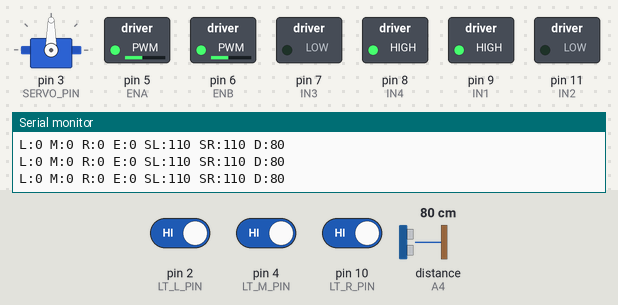
A sketch run on a simulated Arduino Uno, built with avr-gcc and run on an emulated ATmega328P. On the bench: servo, switched loads named in the sketch (green lamp = pin HIGH), the last lines printed to the serial monitor. Wiring (inferred from the names in the program): ultrasonic range finder: trigger A5; echo A4. Dashed ring = blinking. The inputs (shaded band) are chosen by the test bench; at power-on: distance to the obstacle (sensor on A4) 80 cm, pin 2 (LT_L_PIN) HIGH, pin 4 (LT_M_PIN) HIGH, pin 10 (LT_R_PIN) HIGH. The echo pulse lasts 58.3 µs per cm; pins used as bus, display or sensor lines are not drawn.

Above: at 1.2 s.
1.3 s: distance to the obstacle (sensor on A4) set to 2 cm
At 3.3 s:
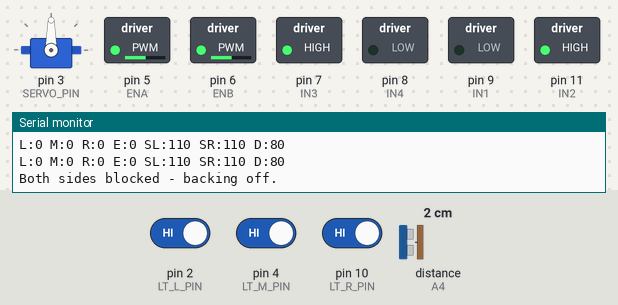
4.3 s: distance to the obstacle (sensor on A4) set to 18 cm
7.3 s: distance to the obstacle (sensor on A4) set to 23 cm
At 10.0 s:
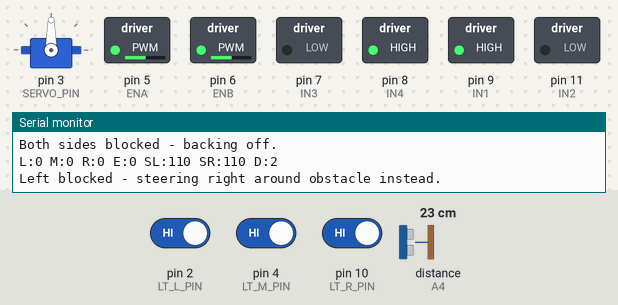
10.3 s: pin 2 (LT_L_PIN) driven LOW
At 10.9 s:
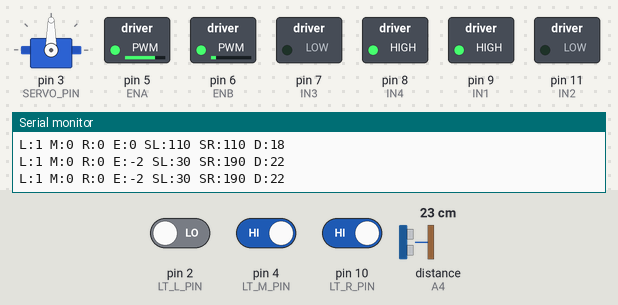
11.8 s: pin 4 (LT_M_PIN) driven LOW
At 13.0 s:
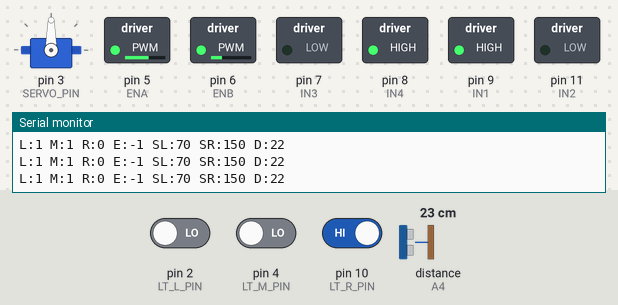
13.3 s: pin 10 (LT_R_PIN) driven LOW
At 14.1 s:
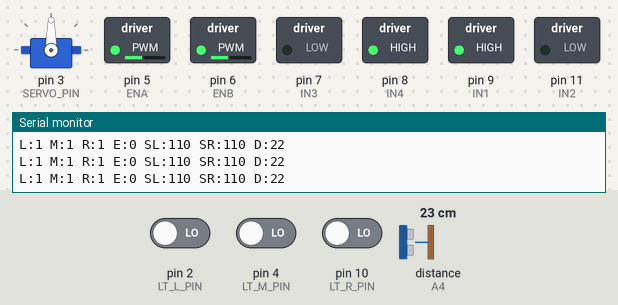
Timing chart, 0 to 15.8 s (numbered marks = the images above; inputs shaded):
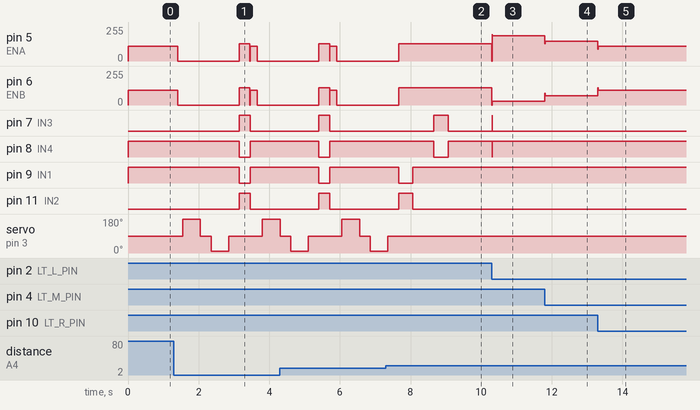

Measured:
- the behaviour switches between 20 and 21 cm on distance to the obstacle (sensor on A4) (found by bisection; images 1 and 2)
- after the input at 1.3 s, pin 7 (IN3), pin 11 (IN2): LOW → HIGH after 1.9 s, → LOW 0.31 s later; pin 8 (IN4), pin 9 (IN1): HIGH → LOW after 1.9 s, → HIGH 0.31 s later; servo on pin 3 (SERVO_PIN): 90° → 180° after 0.25 s, → 90° 0.50 s later, → 10° 0.30 s later, → 90° 0.50 s later, … (5 changes in this stretch)
- after the input at 7.3 s, pin 5 (ENA), pin 6 (ENB): goes on until 7.7 s, then stays 130/255; servo on pin 3 (SERVO_PIN): goes on until 7.4 s, then stays 90°
- after the input at 10.3 s, pin 5 (ENA): 130/255 → 190/255 at once; pin 6 (ENB): 130/255 → 30/255 at once; pin 7 (IN3): LOW → HIGH at once, → LOW 0.01 s later; pin 8 (IN4): HIGH → LOW at once, → HIGH 0.01 s later
- after the input at 11.8 s, pin 5 (ENA): 190/255 → 150/255 at once; pin 6 (ENB): 30/255 → 70/255 at once
- after the input at 13.3 s, pin 5 (ENA): 150/255 → 110/255 at once; pin 6 (ENB): 70/255 → 110/255 at once

The sketch:

Line_Follow_Obstacle_Avoid_Car.ino
```cpp
//www.elegoo.com
// Merged line-following + obstacle-avoidance sketch for the Elegoo/VEEROBOT
// UNO Smart Robot Car Kit V3.0. Combines Line_tracking_car.ino (IR line
// sensors) with Obstacle_Avoidance_Car.ino (servo + HC-SR04 ultrasonic).
//
// Behaviour:
//   - default: follow the black line with a PID loop over the 3 IR sensors
//     (see "Line following" below).
//   - obstacle within OBSTACLE_DISTANCE_CM ahead: stop, probe left with the
//     servo-mounted ultrasonic; if clear, steer around it on the left. If
//     the left is blocked, probe right instead and steer around there. If
//     both sides are blocked, back off a little and let the next loop()
//     re-scan rather than push into the obstacle.
//   - after going around, creep forward sweeping the IR sensors (with a
//     timeout) until the line is found again, then resume line-following.
//
// Line following: the 3 binary sensors are turned into a small position
// error (x2 scale): L=-2, L+M=-1, M=0, M+R=+1, R=+2. error > 0 means the line
// is to the RIGHT, so the left wheel speeds up and the right wheel slows (and
// may reverse for a pivot). If the line is lost, the bot keeps turning
// towards the side it was last seen on, and stops after LOST_LINE_TIMEOUT_MS.
//
// UNTESTED ON HARDWARE. Before flashing this, run Hardware_Test/Hardware_Test.ino
// and copy the INVERT_MOTOR_DIRECTION / SWAP_SIDES values it settles on into
// the constants below (checklist: TODO.md "Hardware bring-up tests").
//
// Motor pin mapping and servo angle convention (10=right, 90=center,
// 180=left) are taken from Obstacle_Avoidance_Car.ino. Line_tracking_car.ino
// used a different pin layout where forward()/back() were swapped relative to
// their comments -- do not mix the two pin sets.

#include <Servo.h>
Servo myservo;

// ---- Ultrasonic + servo (from Obstacle_Avoidance_Car.ino) ----
const int Echo = A4;
const int Trig = A5;
const int SERVO_PIN = 3;

// ---- Motor driver (from Obstacle_Avoidance_Car.ino) ----
// Motor A = ENA/IN1/IN2, Motor B = ENB/IN3/IN4.
#define ENB 6
#define IN1 9
#define IN2 11
#define IN3 7
#define IN4 8
#define ENA 5

// ---- Line sensors (from Line_tracking_car.ino) ----
const int LT_R_PIN = 10;
const int LT_M_PIN = 4;
const int LT_L_PIN = 2;
#define LT_R !digitalRead(LT_R_PIN)
#define LT_M !digitalRead(LT_M_PIN)
#define LT_L !digitalRead(LT_L_PIN)

// ---- Hardware calibration (settle these with Hardware_Test.ino) ----
// true if the motor leads are wired with the opposite polarity from what
// Obstacle_Avoidance_Car.ino assumed (forward drives backward). Flips every
// direction pin, so forward<->back and pivot left<->right together.
const bool INVERT_MOTOR_DIRECTION = true;
// false: Motor A is the RIGHT wheel and Motor B the LEFT (derived from the
// original left() = A forward + B reverse). true if it is the other way round.
const bool SWAP_SIDES = false;

// ---- Speeds (PWM 0-255). Low values = more controllable; too low and the
// motors just hum without moving -- Hardware_Test.ino option 7 finds the
// minimum PWM that turns each wheel. ----
const int BASE_SPEED = 110;            // line-following cruise speed
const int MAX_SPEED = 200;             // clamp for either wheel during PID
const int carSpeed = 130;              // avoidance manoeuvres (forward/back/pivot)

// ---- PID (error is x2 scale, so normal range is -2..+2, lost line +-3) ----
const float KP = 40.0;                 // PWM per error unit
const float KI = 0.0;                  // integral barely helps with 3 binary sensors
const float KD = 20.0;                 // damps oscillation; raise if it weaves
const int INTEGRAL_LIMIT = 20;
const int LOST_ERROR = 3;              // error assumed while the line is lost
const unsigned long PID_INTERVAL_MS = 10;
const unsigned long LOST_LINE_TIMEOUT_MS = 2000;

// ---- Obstacle avoidance tuning ----
const int OBSTACLE_DISTANCE_CM = 20;
const int OBSTACLE_CONFIRM_COUNT = 2;  // consecutive close pings before reacting
const unsigned long PING_INTERVAL_MS = 100;
const unsigned long AVOID_TURN_MS = 400;
const unsigned long AVOID_FORWARD_MS = 600;
const unsigned long LINE_SEARCH_TIMEOUT_MS = 3000;

// ---- Diagnostics ----
const unsigned long DEBUG_INTERVAL_MS = 200;  // 9600 baud: printing every loop would stall the PID

// ---- State ----
unsigned long lastPidTime = 0;
unsigned long lastPingTime = 0;
unsigned long lastDebugTime = 0;
unsigned long lostSince = 0;
bool lostActive = false;
int lastDistance = 0;
int obstacleHits = 0;
int prevError = 0;
int lastSeenError = 0;
int integral = 0;
int dbgError = 0;
int dbgLeft = 0;
int dbgRight = 0;

void driveWrite(int pin, int state) {
  digitalWrite(pin, INVERT_MOTOR_DIRECTION ? !state : state);
}

// speed: -255..255, positive = forward.
void setMotorA(int speed) {
  speed = constrain(speed, -255, 255);
  if (speed >= 0) {
    driveWrite(IN1, LOW);
    driveWrite(IN2, HIGH);
  } else {
    driveWrite(IN1, HIGH);
    driveWrite(IN2, LOW);
  }
  analogWrite(ENA, abs(speed));
}

void setMotorB(int speed) {
  speed = constrain(speed, -255, 255);
  if (speed >= 0) {
    driveWrite(IN3, HIGH);
    driveWrite(IN4, LOW);
  } else {
    driveWrite(IN3, LOW);
    driveWrite(IN4, HIGH);
  }
  analogWrite(ENB, abs(speed));
}

void setWheels(int leftSpeed, int rightSpeed) {
  if (SWAP_SIDES) {
    setMotorA(leftSpeed);
    setMotorB(rightSpeed);
  } else {
    setMotorA(rightSpeed);
    setMotorB(leftSpeed);
  }
}

void forward() { setWheels(carSpeed, carSpeed); }
void back()    { setWheels(-carSpeed, -carSpeed); }
void left()    { setWheels(-carSpeed, carSpeed); }
void right()   { setWheels(carSpeed, -carSpeed); }

void stopCar() {
  digitalWrite(ENA, LOW);
  digitalWrite(ENB, LOW);
}

// Distance in cm, or 0 on echo timeout (nothing within ~1 m). The short
// timeout keeps a no-echo ping from blocking the PID loop for long.
int getDistance() {
  digitalWrite(Trig, LOW);
  delayMicroseconds(2);
  digitalWrite(Trig, HIGH);
  delayMicroseconds(10);
  digitalWrite(Trig, LOW);
  unsigned long duration = pulseIn(Echo, HIGH, 6000UL);
  if (duration == 0) return 0;
  return (int)(duration / 58);
}

bool onLine() {
  return LT_M || LT_L || LT_R;
}

// Returns false if no sensor sees the line; otherwise sets error (x2 scale).
bool readLineError(int &error) {
  bool l = LT_L, m = LT_M, r = LT_R;
  int count = (l ? 1 : 0) + (m ? 1 : 0) + (r ? 1 : 0);
  if (count == 0) return false;
  int sum = (r ? 2 : 0) - (l ? 2 : 0);
  error = sum / count;
  return true;
}

void resetPid() {
  prevError = 0;
  integral = 0;
  lastSeenError = 0;
  lostActive = false;
  obstacleHits = 0;
  lastPidTime = millis();
  lastPingTime = millis();
}

void followLineStep() {
  unsigned long now = millis();
  if (now - lastPidTime < PID_INTERVAL_MS) return;
  lastPidTime = now;

  int error = 0;
  if (readLineError(error)) {
    lostActive = false;
    if (error != 0) lastSeenError = error;
  } else {
    if (!lostActive) {
      lostActive = true;
      lostSince = now;
    }
    if (now - lostSince > LOST_LINE_TIMEOUT_MS) {
      stopCar();
      dbgError = 0; dbgLeft = 0; dbgRight = 0;
      return;
    }
    if (lastSeenError > 0) error = LOST_ERROR;
    else if (lastSeenError < 0) error = -LOST_ERROR;
    else error = 0;  // last seen centred: assume a gap and keep going straight
  }

  integral = constrain(integral + error, -INTEGRAL_LIMIT, INTEGRAL_LIMIT);
  float correction = KP * error + KI * integral + KD * (error - prevError);
  prevError = error;

  int leftSpeed = constrain(BASE_SPEED + (int)correction, -MAX_SPEED, MAX_SPEED);
  int rightSpeed = constrain(BASE_SPEED - (int)correction, -MAX_SPEED, MAX_SPEED);
  setWheels(leftSpeed, rightSpeed);

  dbgError = error;
  dbgLeft = leftSpeed;
  dbgRight = rightSpeed;
}

// Turn toward goLeft, drive past the obstacle, turn back, then creep
// forward sweeping the IR sensors until the line is found again (or we
// time out and stop).
void driveAroundAndReacquireLine(bool goLeft) {
  if (goLeft) left(); else right();
  delay(AVOID_TURN_MS);

  forward();
  delay(AVOID_FORWARD_MS);

  if (goLeft) right(); else left();
  delay(AVOID_TURN_MS);

  unsigned long start = millis();
  bool found = false;
  while (millis() - start < LINE_SEARCH_TIMEOUT_MS) {
    if (onLine()) { found = true; break; }
    forward();
  }
  stopCar();

  if (!found) {
    Serial.println("Line not reacquired after avoiding obstacle - stopped.");
  }
}

// Obstacle ahead: probe left, then right if left is blocked, then steer
// around whichever side is clear. If both are blocked, back off and let
// the next loop() re-scan.
void avoidObstacle() {
  stopCar();
  delay(150);

  myservo.write(180); // look left
  delay(500);
  int leftDistance = getDistance();
  myservo.write(90);
  delay(300);

  bool leftClear = (leftDistance == 0) || (leftDistance > OBSTACLE_DISTANCE_CM);
  if (leftClear) {
    Serial.println("Obstacle ahead - steering left around it.");
    driveAroundAndReacquireLine(true);
    return;
  }

  myservo.write(10); // left blocked -- look right instead
  delay(500);
  int rightDistance = getDistance();
  myservo.write(90);
  delay(300);

  bool rightClear = (rightDistance == 0) || (rightDistance > OBSTACLE_DISTANCE_CM);
  if (rightClear) {
    Serial.println("Left blocked - steering right around obstacle instead.");
    driveAroundAndReacquireLine(false);
    return;
  }

  Serial.println("Both sides blocked - backing off.");
  back();
  delay(300);
  stopCar();
}

void setup() {
  Serial.begin(9600);
  myservo.attach(SERVO_PIN);
  myservo.write(90);
  pinMode(Echo, INPUT);
  pinMode(Trig, OUTPUT);
  pinMode(IN1, OUTPUT);
  pinMode(IN2, OUTPUT);
  pinMode(IN3, OUTPUT);
  pinMode(IN4, OUTPUT);
  pinMode(ENA, OUTPUT);
  pinMode(ENB, OUTPUT);
  pinMode(LT_L_PIN, INPUT);
  pinMode(LT_M_PIN, INPUT);
  pinMode(LT_R_PIN, INPUT);
  stopCar();
  resetPid();
  Serial.print("PID line follower ready. INVERT=");
  Serial.print(INVERT_MOTOR_DIRECTION);
  Serial.print(" SWAP_SIDES=");
  Serial.println(SWAP_SIDES);
}

void loop() {
  unsigned long now = millis();

  // Obstacle check runs on its own slower clock so it doesn't slow the PID.
  if (now - lastPingTime >= PING_INTERVAL_MS) {
    lastPingTime = now;
    lastDistance = getDistance();
    if (lastDistance > 0 && lastDistance <= OBSTACLE_DISTANCE_CM) {
      obstacleHits++;
    } else {
      obstacleHits = 0;
    }
  }

  if (obstacleHits >= OBSTACLE_CONFIRM_COUNT) {
    avoidObstacle();
    resetPid();
    return;
  }

  followLineStep();

  // Rate-limited diagnostics (Serial Monitor, 9600 baud).
  if (now - lastDebugTime >= DEBUG_INTERVAL_MS) {
    lastDebugTime = now;
    Serial.print("L:"); Serial.print(LT_L);
    Serial.print(" M:"); Serial.print(LT_M);
    Serial.print(" R:"); Serial.print(LT_R);
    Serial.print(" E:"); Serial.print(dbgError);
    Serial.print(" SL:"); Serial.print(dbgLeft);
    Serial.print(" SR:"); Serial.print(dbgRight);
    Serial.print(" D:"); Serial.println(lastDistance);
  }
}
```
